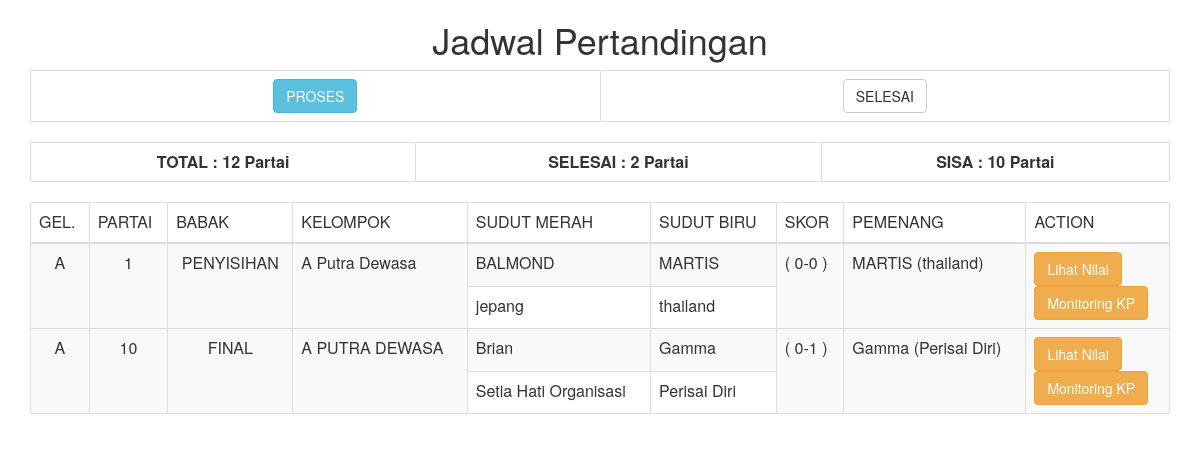
/nilai/index-selesai.php, run on the app's committed database.
### tables this page shows
CREATE TABLE `jadwal_tanding` (
  `id_partai` int(11) NOT NULL,
  `tgl` date NOT NULL,
  `kelas` varchar(55) NOT NULL,
  `gelanggang` varchar(2) NOT NULL,
  `partai` varchar(4) NOT NULL,
  `nm_merah` varchar(55) NOT NULL,
  `kontingen_merah` varchar(55) NOT NULL,
  `nm_biru` varchar(55) NOT NULL,
  `kontingen_biru` varchar(55) NOT NULL,
  `status` varchar(55) NOT NULL DEFAULT '-',
  `pemenang` varchar(150) NOT NULL DEFAULT '-',
  `babak` varchar(55) DEFAULT NULL,
  `medali` varchar(2) NOT NULL DEFAULT '0',
  `aktif` varchar(2) NOT NULL DEFAULT '0'
);

### nilai/index-selesai.php (the view, shortened to what this page needs)
<?php
	include "../backend/includes/connection.php";
	$sqltotalpartai = mysqli_query($koneksi, "SELECT COUNT(*) FROM jadwal_tanding");
	$totalpartai = mysqli_fetch_array($sqltotalpartai);
	$sqlpartaiselesai = mysqli_query($koneksi, "SELECT COUNT(*) FROM jadwal_tanding WHERE status<>'-'");
	$partaiselesai = mysqli_fetch_array($sqlpartaiselesai);
	$sqljadwal = "SELECT * FROM jadwal_tanding WHERE status <> '-' ORDER BY id_partai ASC";
	$jadwal_tanding = mysqli_query($koneksi,$sqljadwal);
?>
<html>
<head>
  <link rel="stylesheet" href="css/bootstrap.min.css">
</head>
<body>
<div class="container">
<center><h1>Jadwal Pertandingan</h1></center>
<div class="table-responsive">
	<table class="table table-bordered">
		<tr class="text-center">
			<td><a href="index.php" class="btn btn-info" role="button">PROSES</a></td>
			<td><a href="index-selesai.php" class="btn btn-default" role="button">SELESAI</a></td>
		</tr>
	</table>
</div>
<div class="table-responsive">
	<table class="table table-bordered">
		<tr class="text-center">
			<td><b>TOTAL : <?php echo $totalpartai[0]." Partai"; ?></b></td>
			<td><b>SELESAI : <?php echo $partaiselesai[0]." Partai"; ?></b></td>
			<td><b>SISA : <?php echo $totalpartai[0] - $partaiselesai[0]." Partai"; ?></b></td>
		</tr>
	</table>
</div>
<div id="jadwaltanding" class="table-responsive">
<table class="table table-bordered table-striped">
	<thead>
	<tr>
		<td>GEL.</td>
		<td>PARTAI</td>
		<td>BABAK</td>
		<td>KELOMPOK</td>
		<td>SUDUT MERAH</td>
		<td>SUDUT BIRU</td>
		<td>SKOR</td>
		<td>PEMENANG</td>
		<td>ACTION</td>
	</tr>
	</thead>
	<?php while($jadwal = mysqli_fetch_array($jadwal_tanding)) { ?>
	<tr>
		<td rowspan="2"><center><?php echo $jadwal['gelanggang']; ?></center></td>
		<td rowspan="2"><center><?php echo $jadwal['partai']; ?></center></td>
		<td rowspan="2"><center><?php echo $jadwal['babak']; ?></center></td>
		<td rowspan="2"><?php echo $jadwal['kelas']; ?></td>
		<td><?php echo $jadwal['nm_merah']; ?></td>
		<td><?php echo $jadwal['nm_biru']; ?></td>
		<td rowspan="2"><?php echo $jadwal['status']; ?></td>
		<td rowspan="2"><?php echo $jadwal['pemenang']; ?></td>
		<td rowspan="2">
			<a href="view_tanding.php?id_partai=<?php echo $jadwal['id_partai']; ?>" class="btn btn-warning" role="button">Lihat Nilai</a>
			<br/>
			<a href="monitor_nilai.php?id_partai=<?php echo $jadwal['id_partai']; ?>" class="btn btn-warning" role="button">Monitoring KP</a>
		</td>
	</tr>
	<tr>
		<td><?php echo $jadwal['kontingen_merah']; ?></td>
		<td><?php echo $jadwal['kontingen_biru']; ?></td>
	</tr>
	<?php } ?>
</table>
</div>
</div>
</body>
</html>

### data on the page
jadwal_tanding: gelanggang "A", partai "1", babak "PENYISIHAN", kelas "A Putra Dewasa", nm_merah "BALMOND", nm_biru "MARTIS", status "( 0-0 )", pemenang "MARTIS (thailand)", kontingen_merah "jepang", kontingen_biru "thailand"
jadwal_tanding: gelanggang "A", partai "10", babak "FINAL", kelas "A PUTRA DEWASA", nm_merah "Brian", nm_biru "Gamma", status "( 0-1 )", pemenang "Gamma (Perisai Diri)", kontingen_merah "Setia Hati Organisasi", kontingen_biru "Perisai Diri"

### other printed values
$totalpartai[0] "12"
$partaiselesai[0] "2"
$totalpartai[0] - $partaiselesai[0] "10"
